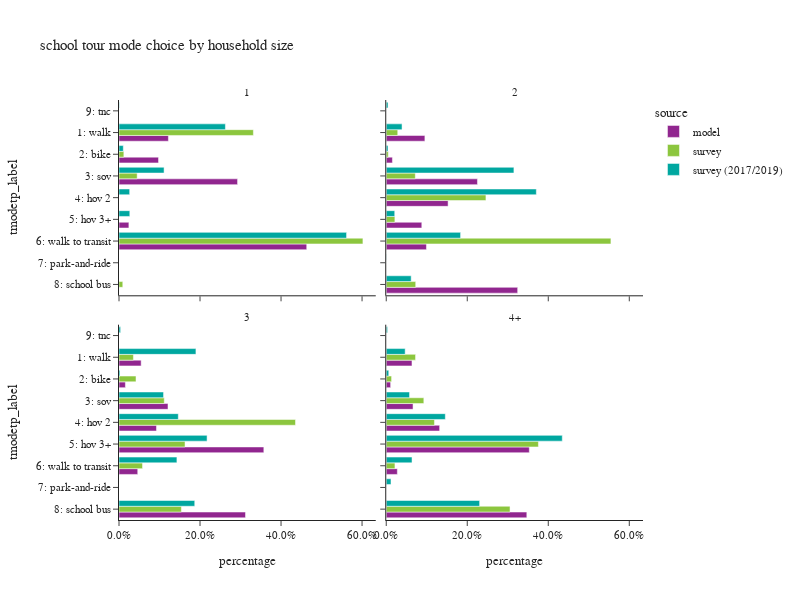

Notebook code cell kept with this figure:
### Code cell
plot_mode_choice(sc_tour,"hhsize_4+",
                 {"hhsize_4+":["1","2","3","4+"],
                  "tmodetp_label":["1: walk","2: bike","3: sov","4: hov 2","5: hov 3+","6: walk to transit",
                                   "7: park-and-ride","8: school bus","9: other–survey only"]},
                 "household size",2,600)

### Figure 1 — Plotly figure (JSON) as saved in the notebook; plotly's stock layout.template omitted (floating-point values rounded to 4 significant figures)
{"data": [{"alignmentgroup": "True", "customdata": [[5], [4], [12], [1], [19]], "hovertemplate": "source=model<br>hhsize_4+=1<br>percentage=%{x}<br>tmodetp_label=%{y}<br>sample count=%{customdata[0]}<extra></extra>", "legendgroup": "model", "marker": {"color": "#91268F", "pattern": {"shape": ""}}, "name": "model", "offsetgroup": "model", "orientation": "h", "showlegend": true, "textposition": "auto", "type": "bar", "x": [0.122, 0.09756, 0.2927, 0.02439, 0.4634], "xaxis": "x3", "y": ["1: walk", "2: bike", "3: sov", "5: hov 3+", "6: walk to transit"], "yaxis": "y3"}, {"alignmentgroup": "True", "customdata": [[25], [4], [59], [40], [23], [26], [85]], "hovertemplate": "source=model<br>hhsize_4+=2<br>percentage=%{x}<br>tmodetp_label=%{y}<br>sample count=%{customdata[0]}<extra></extra>", "legendgroup": "model", "marker": {"color": "#91268F", "pattern": {"shape": ""}}, "name": "model", "offsetgroup": "model", "orientation": "h", "showlegend": false, "textposition": "auto", "type": "bar", "x": [0.09542, 0.01527, 0.2252, 0.1527, 0.08779, 0.09924, 0.3244], "xaxis": "x4", "y": ["1: walk", "2: bike", "3: sov", "4: hov 2", "5: hov 3+", "6: walk to transit", "8: school bus"], "yaxis": "y4"}, {"alignmentgroup": "True", "customdata": [[52], [15], [115], [88], [340], [44], [297]], "hovertemplate": "source=model<br>hhsize_4+=3<br>percentage=%{x}<br>tmodetp_label=%{y}<br>sample count=%{customdata[0]}<extra></extra>", "legendgroup": "model", "marker": {"color": "#91268F", "pattern": {"shape": ""}}, "name": "model", "offsetgroup": "model", "orientation": "h", "showlegend": false, "textposition": "auto", "type": "bar", "x": [0.05468, 0.01577, 0.1209, 0.09253, 0.3575, 0.04627, 0.3123], "xaxis": "x", "y": ["1: walk", "2: bike", "3: sov", "4: hov 2", "5: hov 3+", "6: walk to transit", "8: school bus"], "yaxis": "y"}, {"alignmentgroup": "True", "customdata": [[269], [46], [280], [558], [1495], [116], [1469]], "hovertemplate": "source=model<br>hhsize_4+=4+<br>percentage=%{x}<br>tmodetp_label=%{y}<br>sample count=%{customdata[0]}<extra></extra>", "legendgroup": "model", "marker": {"color": "#91268F", "pattern": {"shape": ""}}, "name": "model", "offsetgroup": "model", "orientation": "h", "showlegend": false, "textposition": "auto", "type": "bar", "x": [0.06355, 0.01087, 0.06615, 0.1318, 0.3532, 0.0274, 0.347], "xaxis": "x2", "y": ["1: walk", "2: bike", "3: sov", "4: hov 2", "5: hov 3+", "6: walk to transit", "8: school bus"], "yaxis": "y2"}, {"alignmentgroup": "True", "customdata": [[7], [1], [3], [9], [1]], "hovertemplate": "source=survey<br>hhsize_4+=1<br>percentage=%{x}<br>tmodetp_label=%{y}<br>sample count=%{customdata[0]}<extra></extra>", "legendgroup": "survey", "marker": {"color": "#8CC63E", "pattern": {"shape": ""}}, "name": "survey", "offsetgroup": "survey", "orientation": "h", "showlegend": true, "textposition": "auto", "type": "bar", "x": [0.3317, 0.01197, 0.04482, 0.6021, 0.009331], "xaxis": "x3", "y": ["1: walk", "2: bike", "3: sov", "6: walk to transit", "8: school bus"], "yaxis": "y3"}, {"alignmentgroup": "True", "customdata": [[4], [2], [8], [6], [2], [6], [5]], "hovertemplate": "source=survey<br>hhsize_4+=2<br>percentage=%{x}<br>tmodetp_label=%{y}<br>sample count=%{customdata[0]}<extra></extra>", "legendgroup": "survey", "marker": {"color": "#8CC63E", "pattern": {"shape": ""}}, "name": "survey", "offsetgroup": "survey", "orientation": "h", "showlegend": false, "textposition": "auto", "type": "bar", "x": [0.02839, 0.004995, 0.07175, 0.2461, 0.02136, 0.5547, 0.07275], "xaxis": "x4", "y": ["1: walk", "2: bike", "3: sov", "4: hov 2", "5: hov 3+", "6: walk to transit", "8: school bus"], "yaxis": "y4"}, {"alignmentgroup": "True", "customdata": [[17], [10], [10], [40], [34], [13], [29]], "hovertemplate": "source=survey<br>hhsize_4+=3<br>percentage=%{x}<br>tmodetp_label=%{y}<br>sample count=%{customdata[0]}<extra></extra>", "legendgroup": "survey", "marker": {"color": "#8CC63E", "pattern": {"shape": ""}}, "name": "survey", "offsetgroup": "survey", "orientation": "h", "showlegend": false, "textposition": "auto", "type": "bar", "x": [0.03556, 0.04198, 0.1117, 0.4357, 0.163, 0.05806, 0.154], "xaxis": "x", "y": ["1: walk", "2: bike", "3: sov", "4: hov 2", "5: hov 3+", "6: walk to transit", "8: school bus"], "yaxis": "y"}, {"alignmentgroup": "True", "customdata": [[34], [11], [21], [48], [157], [18], [116]], "hovertemplate": "source=survey<br>hhsize_4+=4+<br>percentage=%{x}<br>tmodetp_label=%{y}<br>sample count=%{customdata[0]}<extra></extra>", "legendgroup": "survey", "marker": {"color": "#8CC63E", "pattern": {"shape": ""}}, "name": "survey", "offsetgroup": "survey", "orientation": "h", "showlegend": false, "textposition": "auto", "type": "bar", "x": [0.07235, 0.01317, 0.0928, 0.119, 0.3756, 0.02147, 0.3056], "xaxis": "x2", "y": ["1: walk", "2: bike", "3: sov", "4: hov 2", "5: hov 3+", "6: walk to transit", "8: school bus"], "yaxis": "y2"}, {"alignmentgroup": "True", "customdata": [[18], [3], [12], [4], [2], [33], [1]], "hovertemplate": "source=survey (2017/2019)<br>hhsize_4+=1<br>percentage=%{x}<br>tmodetp_label=%{y}<br>sample count=%{customdata[0]}<extra></extra>", "legendgroup": "survey (2017/2019)", "marker": {"color": "#00A7A0", "pattern": {"shape": ""}}, "name": "survey (2017/2019)", "offsetgroup": "survey (2017/2019)", "orientation": "h", "showlegend": true, "textposition": "auto", "type": "bar", "x": [0.2627, 0.01061, 0.1113, 0.0263, 0.0267, 0.5618, 0.0007101], "xaxis": "x3", "y": ["1: walk", "2: bike", "3: sov", "4: hov 2", "5: hov 3+", "6: walk to transit", "9: tnc"], "yaxis": "y3"}, {"alignmentgroup": "True", "customdata": [[15], [5], [33], [33], [5], [62], [1], [8], [2]], "hovertemplate": "source=survey (2017/2019)<br>hhsize_4+=2<br>percentage=%{x}<br>tmodetp_label=%{y}<br>sample count=%{customdata[0]}<extra></extra>", "legendgroup": "survey (2017/2019)", "marker": {"color": "#00A7A0", "pattern": {"shape": ""}}, "name": "survey (2017/2019)", "offsetgroup": "survey (2017/2019)", "orientation": "h", "showlegend": false, "textposition": "auto", "type": "bar", "x": [0.03901, 0.004352, 0.3152, 0.3705, 0.02095, 0.1835, 0.0005352, 0.06154, 0.004385], "xaxis": "x4", "y": ["1: walk", "2: bike", "3: sov", "4: hov 2", "5: hov 3+", "6: walk to transit", "7: park-and-ride", "8: school bus", "9: tnc"], "yaxis": "y4"}, {"alignmentgroup": "True", "customdata": [[24], [7], [13], [86], [40], [48], [43], [3]], "hovertemplate": "source=survey (2017/2019)<br>hhsize_4+=3<br>percentage=%{x}<br>tmodetp_label=%{y}<br>sample count=%{customdata[0]}<extra></extra>", "legendgroup": "survey (2017/2019)", "marker": {"color": "#00A7A0", "pattern": {"shape": ""}}, "name": "survey (2017/2019)", "offsetgroup": "survey (2017/2019)", "orientation": "h", "showlegend": false, "textposition": "auto", "type": "bar", "x": [0.1899, 0.002448, 0.11, 0.1464, 0.2174, 0.143, 0.187, 0.003962], "xaxis": "x", "y": ["1: walk", "2: bike", "3: sov", "4: hov 2", "5: hov 3+", "6: walk to transit", "8: school bus", "9: tnc"], "yaxis": "y"}, {"alignmentgroup": "True", "customdata": [[52], [16], [22], [75], [263], [51], [1], [139], [2]], "hovertemplate": "source=survey (2017/2019)<br>hhsize_4+=4+<br>percentage=%{x}<br>tmodetp_label=%{y}<br>sample count=%{customdata[0]}<extra></extra>", "legendgroup": "survey (2017/2019)", "marker": {"color": "#00A7A0", "pattern": {"shape": ""}}, "name": "survey (2017/2019)", "offsetgroup": "survey (2017/2019)", "orientation": "h", "showlegend": false, "textposition": "auto", "type": "bar", "x": [0.04672, 0.006192, 0.05752, 0.1458, 0.4346, 0.06364, 0.01173, 0.2305, 0.003272], "xaxis": "x2", "y": ["1: walk", "2: bike", "3: sov", "4: hov 2", "5: hov 3+", "6: walk to transit", "7: park-and-ride", "8: school bus", "9: tnc"], "yaxis": "y2"}], "layout": {"annotations": [{"font": {}, "showarrow": false, "text": "3", "x": 0.245, "xanchor": "center", "xref": "paper", "y": 0.465, "yanchor": "bottom", "yref": "paper"}, {"font": {}, "showarrow": false, "text": "4+", "x": 0.755, "xanchor": "center", "xref": "paper", "y": 0.465, "yanchor": "bottom", "yref": "paper"}, {"font": {}, "showarrow": false, "text": "1", "x": 0.245, "xanchor": "center", "xref": "paper", "y": 1.0, "yanchor": "bottom", "yref": "paper"}, {"font": {}, "showarrow": false, "text": "2", "x": 0.755, "xanchor": "center", "xref": "paper", "y": 1.0, "yanchor": "bottom", "yref": "paper"}], "barmode": "group", "height": 600, "legend": {"title": {"text": "source"}, "tracegroupgap": 0}, "title": {"text": "school tour mode choice by household size"}, "width": 800, "xaxis": {"anchor": "y", "domain": [0.0, 0.49], "tickformat": ".1%", "title": {"text": "percentage"}}, "xaxis2": {"anchor": "y2", "domain": [0.51, 1.0], "matches": "x", "tickformat": ".1%", "title": {"text": "percentage"}}, "xaxis3": {"anchor": "y3", "domain": [0.0, 0.49], "matches": "x", "showticklabels": false, "tickformat": ".1%"}, "xaxis4": {"anchor": "y4", "domain": [0.51, 1.0], "matches": "x", "showticklabels": false, "tickformat": ".1%"}, "yaxis": {"anchor": "x", "categoryarray": ["9: other–survey only", "8: school bus", "7: park-and-ride", "6: walk to transit", "5: hov 3+", "4: hov 2", "3: sov", "2: bike", "1: walk"], "categoryorder": "array", "domain": [0.0, 0.465], "title": {"text": "tmodetp_label"}}, "yaxis2": {"anchor": "x2", "domain": [0.0, 0.465], "matches": "y", "showticklabels": false}, "yaxis3": {"anchor": "x3", "categoryarray": ["9: other–survey only", "8: school bus", "7: park-and-ride", "6: walk to transit", "5: hov 3+", "4: hov 2", "3: sov", "2: bike", "1: walk"], "categoryorder": "array", "domain": [0.535, 1.0], "matches": "y", "title": {"text": "tmodetp_label"}}, "yaxis4": {"anchor": "x4", "domain": [0.535, 1.0], "matches": "y", "showticklabels": false}}}
